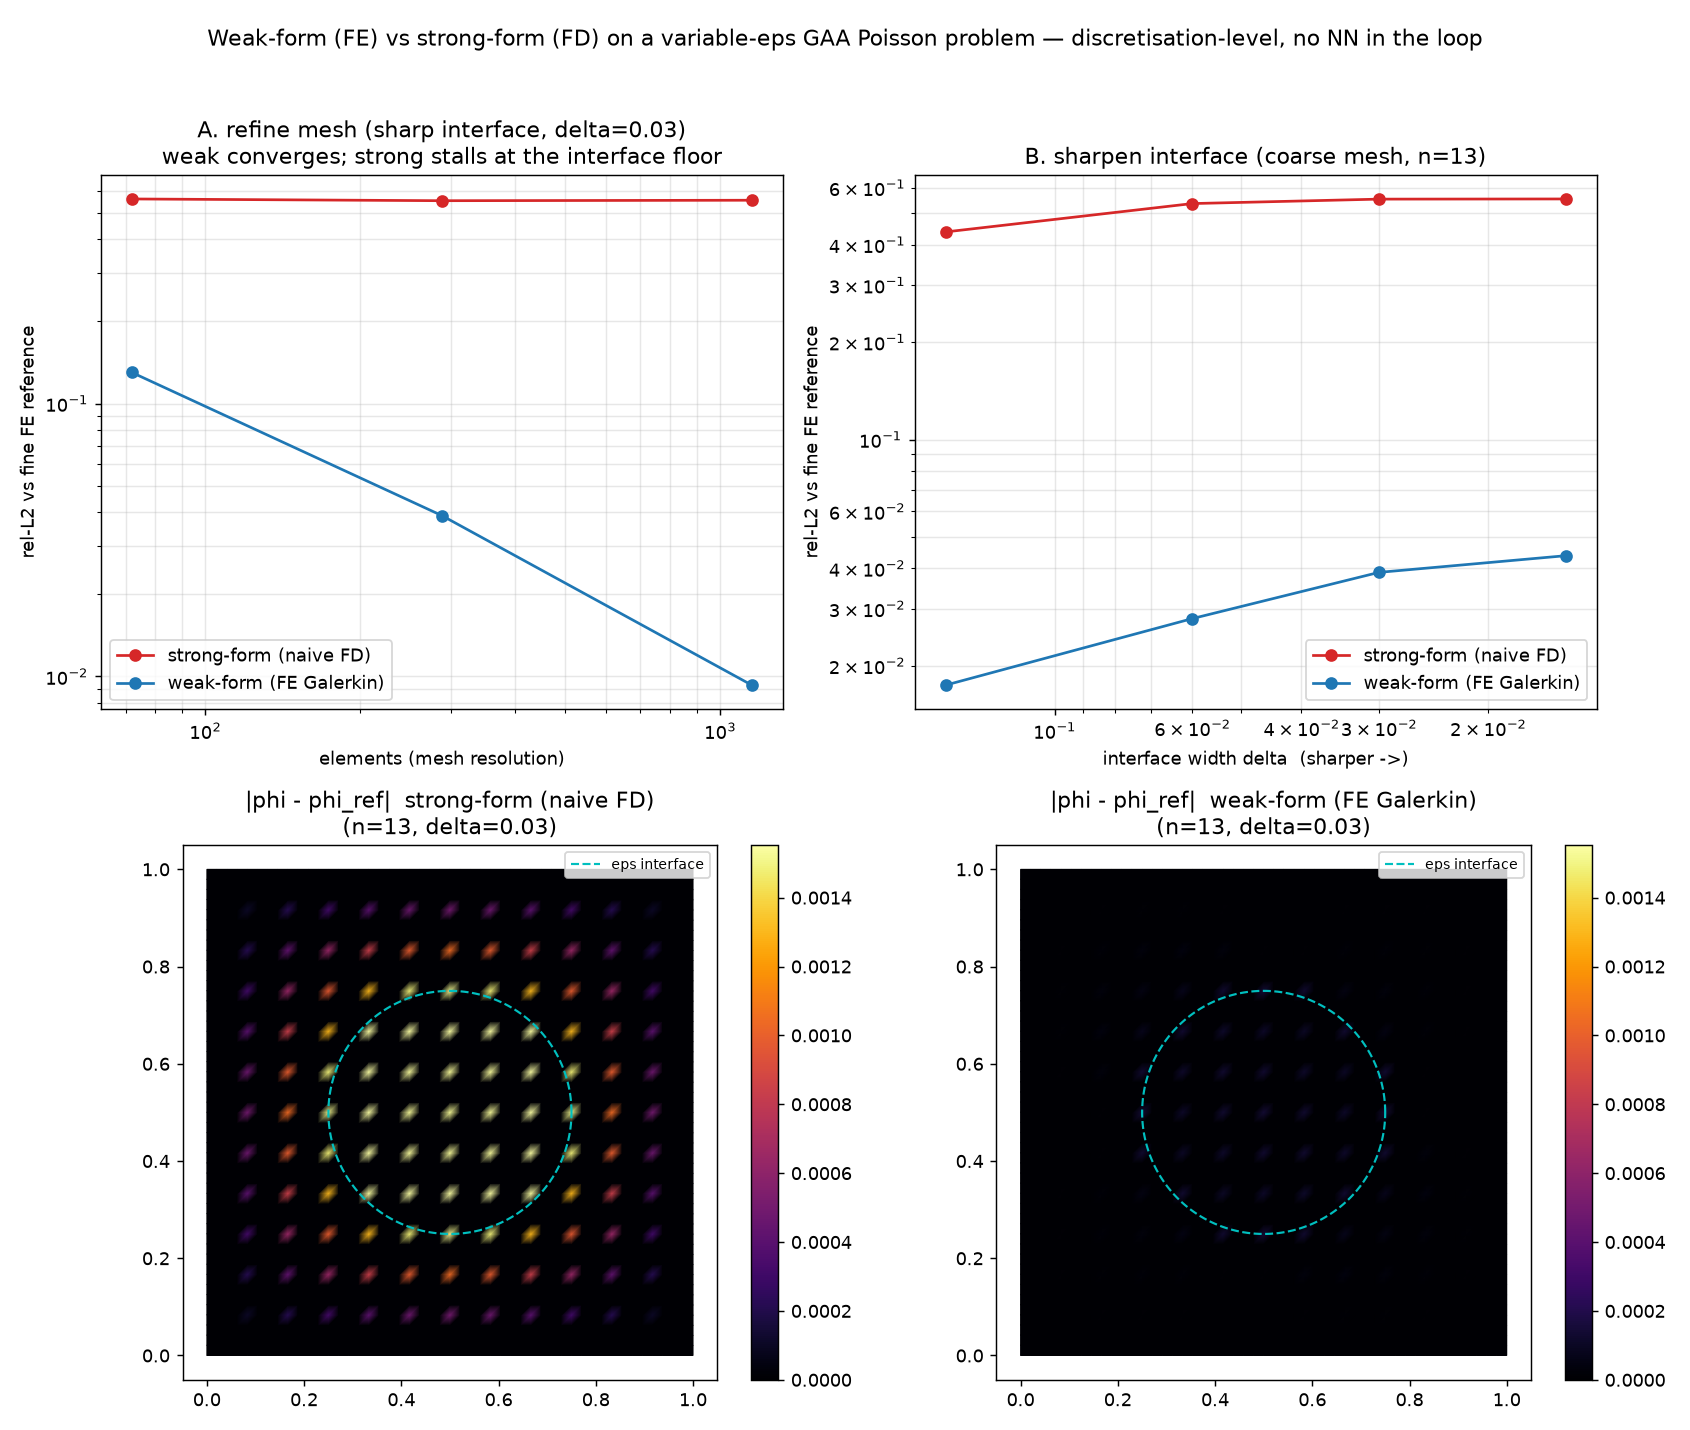

The Python source for this figure:
"""bench_weak_vs_strong.py — weak-form (FE Galerkin) vs strong-form (naive FD) on a
variable-permittivity Poisson problem with a GAA-like interface.

Why this benchmark. The referenced GAA study (Otsuki & Mori, WCCM-ECCOMAS 2026,
STS415) solves the Poisson update by *finite differences* — a strong-form,
pointwise stencil. The differentiator in pi_deeponet_fem_gaa.py is to put the
*weak/Galerkin* form at the core. This script isolates that choice at the
discretisation level, with NO neural-network optimiser in the loop (which would
confound the comparison), so the gap it shows is intrinsic to the formulation.

Problem:  -div(eps(x) grad phi) = rho,  phi = 0 on the boundary of the unit square,
with a smooth high-k core / low-k surround interface of width `delta` (Si / oxide).

Two solvers, both solved exactly (sparse direct), scored by relative L2 against a
fine FE reference:
  * weak (FE)   : P1 Galerkin. Element assembly integrates eps per element, so the
                  interface flux-continuity condition [eps dphi/dn] = 0 is built in.
  * strong (FD) : naive 5-point stencil  eps_ij (4 phi_ij - neighbours)/h^2 = rho_ij,
                  i.e. the pointwise strong form eps*lap(phi)=-rho that drops the
                  grad(eps).grad(phi) interface term — the same pointwise treatment a
                  strong-form PINN residual makes. (A flux-consistent FD with
                  harmonic face coefficients would converge; the point is that the
                  pointwise strong form does not.)

Sweeps:
  A. fix interface sharpness, refine the mesh   -> weak converges O(h^2); strong stalls
  B. fix a coarse mesh, sharpen the interface   -> strong error grows; weak stays low
Plus a spatial error map (strong-form error concentrates on the interface ring).

Run:  python3 bench_weak_vs_strong.py            (writes bench_weak_vs_strong.png)
      python3 bench_weak_vs_strong.py --help
"""
from __future__ import annotations

import argparse

import numpy as np
import scipy.sparse as sp
import scipy.sparse.linalg as spla
from scipy.spatial import cKDTree

from pi_deeponet_fem_gaa import build_mesh, assemble  # reuse FE mesh + P1 assembly

EPS_HI, EPS_LO = 11.7, 3.9       # Si / SiO2 relative permittivity
R_IF = 0.25                      # interface (core) radius


def eps_np(nodes, delta):
    r = np.hypot(nodes[:, 0] - 0.5, nodes[:, 1] - 0.5)
    s = 0.5 * (1.0 - np.tanh((r - R_IF) / delta))     # 1 in the core, 0 outside
    return (EPS_LO + (EPS_HI - EPS_LO) * s).astype(np.float64)


def rho_np(nodes):
    return np.exp(-((nodes[:, 0] - 0.5) ** 2 + (nodes[:, 1] - 0.5) ** 2) / (2 * 0.12 ** 2))


# ----------------------------------------------------------------------------
# Solvers
# ----------------------------------------------------------------------------
def fe_weak_solve(n, delta):
    """P1 Galerkin (weak form): assemble K(eps), M; solve K_ff phi = (M rho)_f."""
    nodes, tris, on_bnd = build_mesh(n)
    K, M = assemble(nodes, tris, eps_np(nodes, delta))
    free = ~on_bnd
    b = M @ rho_np(nodes)
    phi = np.zeros(len(nodes))
    phi[free] = spla.spsolve(K[free][:, free].tocsc(), b[free])
    return nodes, phi


def grid_nodes(n):
    xs = np.linspace(0, 1, n)
    X, Y = np.meshgrid(xs, xs, indexing="xy")
    return np.stack([X.reshape(-1), Y.reshape(-1)], axis=1)


def fd_strong_solve(n, delta):
    """Naive strong-form 5-point stencil: eps_ij (4 phi_ij - neighbours)/h^2 = rho_ij."""
    h = 1.0 / (n - 1)
    nodes = grid_nodes(n)
    eps, rho = eps_np(nodes, delta), rho_np(nodes)
    idx = np.arange(n * n).reshape(n, n)   # idx[row(y), col(x)]
    on = np.zeros(n * n, bool)
    on[idx[0, :]] = on[idx[-1, :]] = on[idx[:, 0]] = on[idx[:, -1]] = True
    rows, cols, vals = [], [], []
    b = np.zeros(n * n)
    for j in range(n):
        for i in range(n):
            k = idx[j, i]
            if on[k]:
                rows.append(k); cols.append(k); vals.append(1.0)
                continue
            rows.append(k); cols.append(k); vals.append(4 * eps[k] / h ** 2)
            for jj, ii in ((j + 1, i), (j - 1, i), (j, i + 1), (j, i - 1)):
                rows.append(k); cols.append(idx[jj, ii]); vals.append(-eps[k] / h ** 2)
            b[k] = rho[k]
    A = sp.csr_matrix((vals, (rows, cols)), shape=(n * n, n * n))
    return nodes, spla.spsolve(A.tocsc(), b)


def rel_to_ref(nodes, phi, tree, phi_ref):
    _, idx = tree.query(nodes)
    return float(np.linalg.norm(phi - phi_ref[idx]) / (np.linalg.norm(phi_ref[idx]) + 1e-12))


def main():
    ap = argparse.ArgumentParser(description=__doc__)
    ap.add_argument("--n_ref", type=int, default=49, help="fine FE reference nodes/side")
    ap.add_argument("--out", type=str, default="bench_weak_vs_strong.png")
    args = ap.parse_args()

    meshes = [7, 13, 25]                       # (n-1) divides (n_ref-1)=48
    deltas = [0.15, 0.06, 0.03, 0.015]
    delta_A = 0.03
    n_B = 13

    def ref_tree(delta):
        rn, phi = fe_weak_solve(args.n_ref, delta)
        return cKDTree(rn), phi, rn

    # ---- sweep A: refine the mesh, sharp interface ----
    treeA, refA, _ = ref_tree(delta_A)
    weakA, strongA = [], []
    for n in meshes:
        nw, pw = fe_weak_solve(n, delta_A)
        ns, ps = fd_strong_solve(n, delta_A)
        weakA.append(rel_to_ref(nw, pw, treeA, refA))
        strongA.append(rel_to_ref(ns, ps, treeA, refA))
        print(f"[A] n={n:2d} ({(n-1)**2*2:4d} tris)  weak-FE {weakA[-1]:.4f}   "
              f"strong-FD {strongA[-1]:.4f}")

    # ---- sweep B: sharpen the interface, coarse mesh ----
    weakB, strongB = [], []
    for d in deltas:
        tree, ref, _ = ref_tree(d)
        nw, pw = fe_weak_solve(n_B, d)
        ns, ps = fd_strong_solve(n_B, d)
        weakB.append(rel_to_ref(nw, pw, tree, ref))
        strongB.append(rel_to_ref(ns, ps, tree, ref))
        print(f"[B] delta={d:.3f}  weak-FE {weakB[-1]:.4f}   strong-FD {strongB[-1]:.4f}")

    # ---- spatial error map at one coarse+sharp case ----
    tree, ref, ref_nodes = ref_tree(delta_A)
    nw, pw = fe_weak_solve(n_B, delta_A)
    ns, ps = fd_strong_solve(n_B, delta_A)
    _, iw = tree.query(nw)
    _, is_ = tree.query(ns)
    err_w = np.zeros(len(ref_nodes)); err_w[iw] = np.abs(pw - ref[iw])
    err_s = np.zeros(len(ref_nodes)); err_s[is_] = np.abs(ps - ref[is_])

    _plot(args.out, meshes, weakA, strongA, deltas, weakB, strongB,
          args.n_ref, err_w, err_s, delta_A, n_B)
    print(f"wrote {args.out}")


def _plot(out, meshes, weakA, strongA, deltas, weakB, strongB,
          n_ref, err_w, err_s, delta_A, n_B):
    import matplotlib
    matplotlib.use("Agg")
    import matplotlib.pyplot as plt
    from matplotlib.tri import Triangulation

    fig, ax = plt.subplots(2, 2, figsize=(13, 11))
    tri_counts = [(n - 1) ** 2 * 2 for n in meshes]

    ax[0, 0].plot(tri_counts, strongA, "-o", color="#d62728", label="strong-form (naive FD)")
    ax[0, 0].plot(tri_counts, weakA, "-o", color="#1f77b4", label="weak-form (FE Galerkin)")
    ax[0, 0].set_xscale("log"); ax[0, 0].set_yscale("log")
    ax[0, 0].set_xlabel("elements (mesh resolution)")
    ax[0, 0].set_ylabel("rel-L2 vs fine FE reference")
    ax[0, 0].set_title(f"A. refine mesh (sharp interface, delta={delta_A})\n"
                       "weak converges; strong stalls at the interface floor")
    ax[0, 0].legend(); ax[0, 0].grid(True, which="both", alpha=0.3)

    ax[0, 1].plot(deltas, strongB, "-o", color="#d62728", label="strong-form (naive FD)")
    ax[0, 1].plot(deltas, weakB, "-o", color="#1f77b4", label="weak-form (FE Galerkin)")
    ax[0, 1].set_xscale("log"); ax[0, 1].set_yscale("log"); ax[0, 1].invert_xaxis()
    ax[0, 1].set_xlabel("interface width delta  (sharper ->)")
    ax[0, 1].set_ylabel("rel-L2 vs fine FE reference")
    ax[0, 1].set_title(f"B. sharpen interface (coarse mesh, n={n_B})")
    ax[0, 1].legend(); ax[0, 1].grid(True, which="both", alpha=0.3)

    rn, rt, _ = build_mesh(n_ref)
    triang = Triangulation(rn[:, 0], rn[:, 1], rt)
    vmax = float(max(err_w.max(), err_s.max()))
    t = np.linspace(0, 2 * np.pi, 200)
    for a, err, lab in ((ax[1, 0], err_s, "strong-form (naive FD)"),
                        (ax[1, 1], err_w, "weak-form (FE Galerkin)")):
        tp = a.tripcolor(triang, err, shading="gouraud", cmap="inferno", vmin=0, vmax=vmax)
        a.plot(0.5 + R_IF * np.cos(t), 0.5 + R_IF * np.sin(t), "c--", lw=1.2,
               label="eps interface")
        a.set_aspect("equal")
        a.set_title(f"|phi - phi_ref|  {lab}\n(n={n_B}, delta={delta_A})")
        a.legend(loc="upper right", fontsize=8)
        fig.colorbar(tp, ax=a, fraction=0.046)

    fig.suptitle("Weak-form (FE) vs strong-form (FD) on a variable-eps GAA Poisson problem "
                 "— discretisation-level, no NN in the loop", fontsize=12)
    fig.tight_layout(rect=[0, 0, 1, 0.96])
    fig.savefig(out, dpi=130)


if __name__ == "__main__":
    main()
